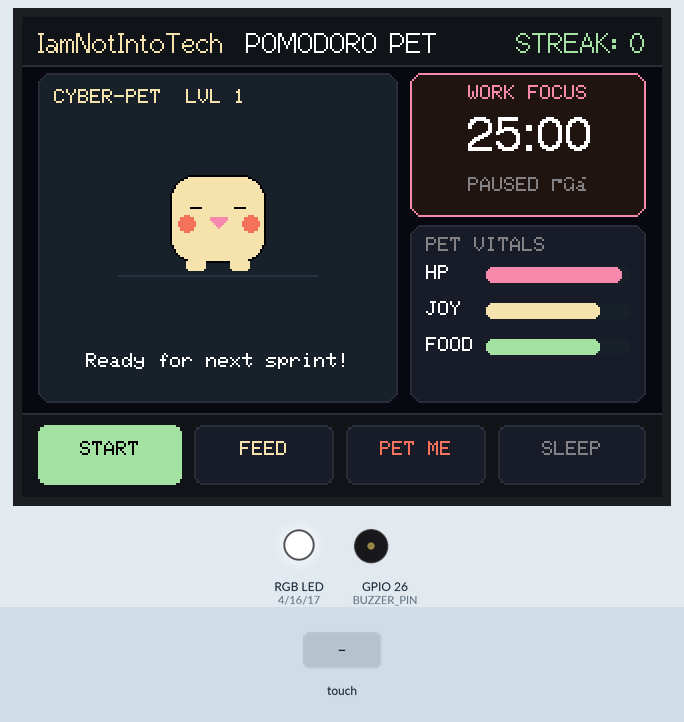
This sketch was run on a simulated ESP32. Shown: 320×240 colour display, an RGB LED mixed from three pins (HIGH = lit), buzzer (waves = sounding). Inputs (shaded band) come from the test bench. Random numbers use the default seed unless the sketch sets one; pins used as bus, display or sensor lines are not drawn; what the sketch prints to the serial monitor is not drawn.

Above: at 1.5 s.
1.6 s: touch panel pressed at 87 % / 90 % of its raw x / y range
At 2.8 s:
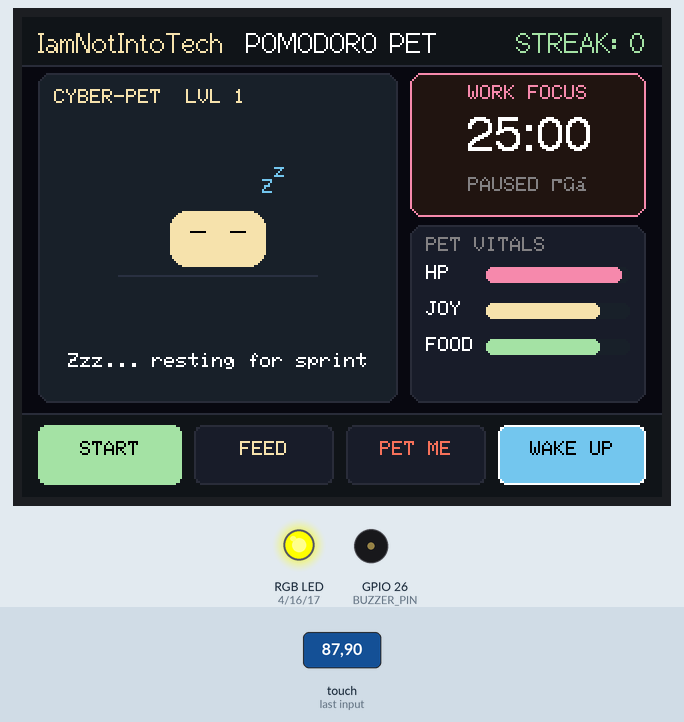
3.2 s: touch panel pressed at 13 % / 90 % of its raw x / y range
At 4.8 s:
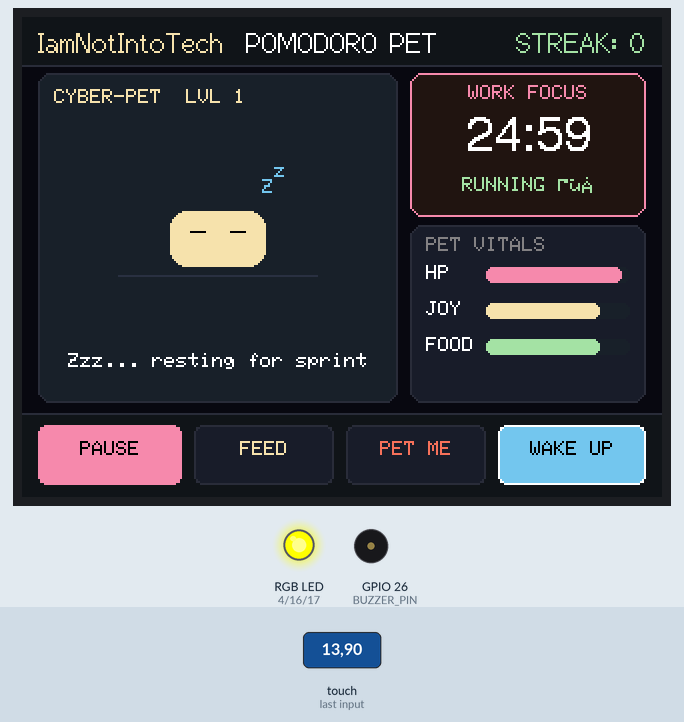
6.2 s: touch panel pressed at 87 % / 90 % of its raw x / y range
At 6.61 s:
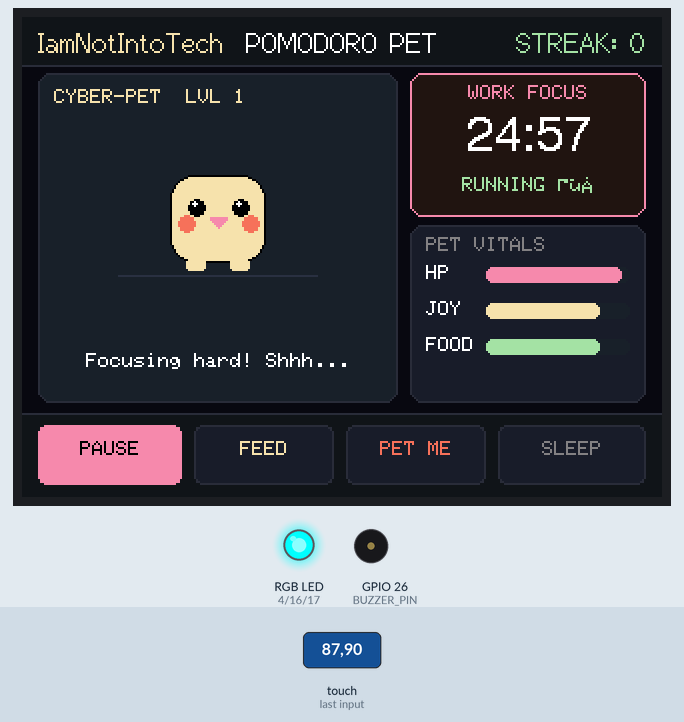
8.4 s: touch panel pressed at 62 % / 90 % of its raw x / y range
At 8.48 s:
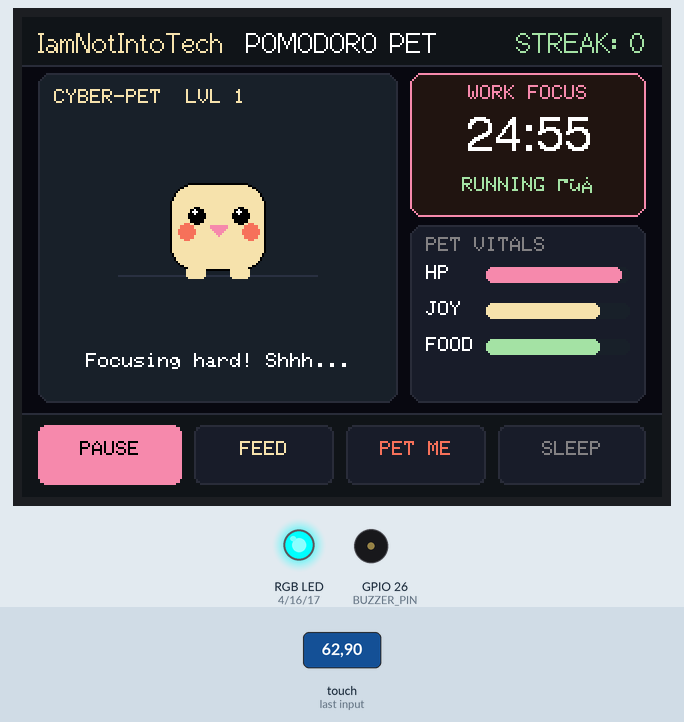
9.9 s: touch panel pressed at 13 % / 90 % of its raw x / y range
At 10.22 s:
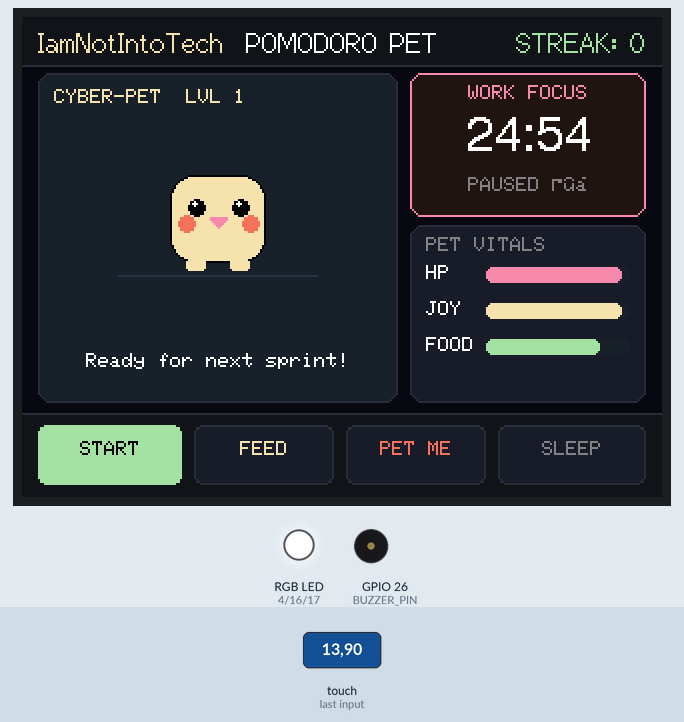
12.1 s: touch panel pressed at 62 % / 90 % of its raw x / y range
At 12.51 s:
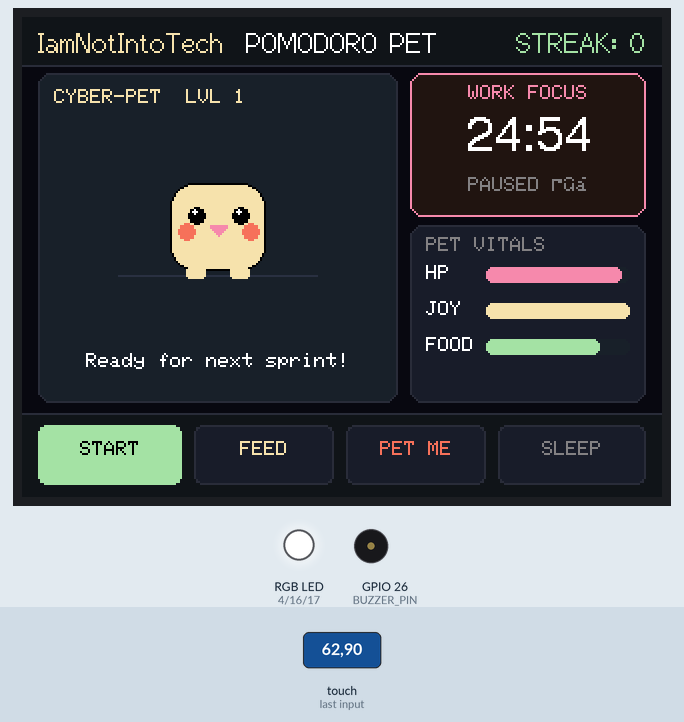
Timing chart, 0 to 14.6 s (numbered marks = the images above; inputs shaded):
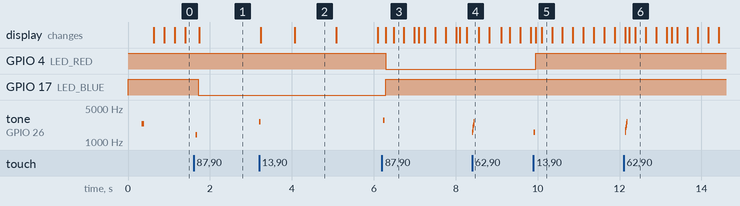

Measured:
- after the input at 1.6 s, GPIO 17 (LED_BLUE): HIGH → LOW after 0.11 s; tone on GPIO 26 (BUZZER_PIN): silent → 1400 Hz after 0.05 s, → silent 0.04 s later
- after the input at 3.2 s, tone on GPIO 26 (BUZZER_PIN): silent → 2600 Hz at once, → silent 0.04 s later
- after the input at 6.2 s, GPIO 4 (LED_RED): HIGH → LOW after 0.09 s; GPIO 17 (LED_BLUE): LOW → HIGH after 0.09 s; tone on GPIO 26 (BUZZER_PIN): silent → 2800 Hz at once, → silent 0.04 s later
- after the input at 8.4 s, tone on GPIO 26 (BUZZER_PIN): plays 1600 Hz for 0.01 s, 1800 Hz for 0.01 s, 2000 Hz for 0.01 s, 2200 Hz for 0.01 s, 2400 Hz for 0.01 s, 2600 Hz for 0.01 s, starting at once
- after the input at 9.9 s, GPIO 4 (LED_RED): LOW → HIGH after 0.05 s; tone on GPIO 26 (BUZZER_PIN): silent → 1600 Hz at once, → silent 0.04 s later
- after the input at 12.1 s, tone on GPIO 26 (BUZZER_PIN): plays 1600 Hz for 0.01 s, 1800 Hz for 0.01 s, 2000 Hz for 0.01 s, 2200 Hz for 0.01 s, 2400 Hz for 0.01 s, 2600 Hz for 0.01 s, starting at once

The sketch:

42-tamagotchi-pomodoro.ino
```cpp
/**
 * 🐣 Project 42: Tamagotchi Pomodoro Pet
 *
 * Hardware: Elecrow CrowPanel 2.8" (ESP32-2432S028R)
 * Channel Branding: IamNotIntoTech (https://youtube.com/@IamNotIntoTech)
 * Author: Tushar Aggarwal (tushar2704)
 *
 * Features:
 * - Virtual desk companion whose health, happiness & evolution depend on your Pomodoro focus habits.
 * - 25-min Work Focus, 5-min Short Break, 15-min Long Break timer engine.
 * - Animated pixel companion with hopping, blinking, sleeping, and Level 2 evolution forms.
 * - 4 Real-time vitals: Health %, Happiness %, Satiety / Hunger %, and Experience Level.
 * - Interactive touch deck: Timer Play/Pause, Feed Snack, Pet Creature, and Sleep/Wake.
 * - Audio celebration fanfares on GPIO 26 buzzer & chromatic mood LED on GPIOs 4/16/17.
 * - Hardware-calibrated non-inverted resistive touch coordinates.
 */

#include <Arduino.h>
#include <SPI.h>
#include <TFT_eSPI.h>
#include <XPT2046_Touchscreen.h>

// Hardware Pin Definitions for Elecrow 2.8" CYD
#define TFT_BL_PIN    21
#define TOUCH_MOSI    32
#define TOUCH_MISO    39
#define TOUCH_CLK     25
#define TOUCH_CS      33
#define TOUCH_IRQ     36

#define LED_RED       4
#define LED_GREEN     16
#define LED_BLUE      17
#define BUZZER_PIN    26

SPIClass touchSPI = SPIClass(VSPI);
XPT2046_Touchscreen ts(TOUCH_CS);
TFT_eSPI tft = TFT_eSPI();

// UI Colors (16-bit 565)
#define COLOR_BG        0x0842 // Charcoal
#define COLOR_PANEL     0x10A3
#define COLOR_HABITAT   0x1905 // Deep habitat base
#define COLOR_CARD      0x18E5
#define COLOR_CARD_BRD  0x2967
#define COLOR_TEXT      0xFFFF
#define COLOR_MUTED     0x8410
#define COLOR_FOCUS     0xF455 // Coral Red
#define COLOR_BREAK     0xA714 // Mint Green
#define COLOR_GOLD      0xF715
#define COLOR_CYAN      0x763D
#define COLOR_PINK      0xF38B

// Pomodoro Timer States
enum PomoMode { MODE_WORK, MODE_BREAK, MODE_LONG_BREAK };
PomoMode pomoMode = MODE_WORK;

int timerSecondsRemaining = 25 * 60;
bool timerRunning = false;
int completedSessions = 0;

// Virtual Pet Vitals
int petHealth = 95;      // 0..100
int petHappiness = 80;   // 0..100
int petHunger = 20;      // 0..100 (higher = hungrier)
int petXP = 45;          // 0..100
int petLevel = 1;        // Evolves at Level 2

bool isSleeping = false;
int petAnimFrame = 0;
bool isBlinking = false;

unsigned long lastSecTick = 0;
unsigned long lastAnimTick = 0;
unsigned long lastTouchTime = 0;

void playBeep(int freq = 2000, int ms = 30) {
  tone(BUZZER_PIN, freq, ms);
}

void setRGB(bool r, bool g, bool b) {
  digitalWrite(LED_RED, r ? LOW : HIGH);
  digitalWrite(LED_GREEN, g ? LOW : HIGH);
  digitalWrite(LED_BLUE, b ? LOW : HIGH);
}

void updateMoodRGB() {
  if (isSleeping) {
    setRGB(false, false, true); // Calm Blue
  } else if (timerRunning) {
    if (pomoMode == MODE_WORK) setRGB(true, false, false); // Focus Red
    else setRGB(false, true, false); // Break Green
  } else {
    setRGB(false, false, false);
  }
}

void drawHeader() {
  tft.fillRect(0, 0, 320, 24, COLOR_PANEL);
  tft.drawFastHLine(0, 24, 320, COLOR_CARD_BRD);

  tft.setTextColor(COLOR_GOLD, COLOR_PANEL);
  tft.drawString("IamNotIntoTech", 8, 5, 2);

  tft.setTextColor(COLOR_TEXT, COLOR_PANEL);
  tft.drawCentreString("POMODORO PET", 160, 5, 2);

  char sessBuf[16];
  snprintf(sessBuf, sizeof(sessBuf), "STREAK: %d", completedSessions);
  tft.setTextColor(COLOR_BREAK, COLOR_PANEL);
  tft.drawRightString(sessBuf, 312, 5, 2);
}

void drawPetSprite(int cx, int cy, int frame, bool blink, bool sleep) {
  tft.drawFastHLine(cx - 50, cy + 24, 100, tft.color565(40, 50, 65));

  if (sleep) {
    tft.fillRoundRect(cx - 24, cy - 8, 48, 28, 8, COLOR_GOLD);
    tft.drawFastHLine(cx - 14, cy + 2, 8, 0x0000);
    tft.drawFastHLine(cx + 6, cy + 2, 8, 0x0000);

    tft.setTextColor(COLOR_CYAN, COLOR_HABITAT);
    tft.drawString("Z", cx + 22, cy - 24, 1);
    tft.drawString("z", cx + 28, cy - 32, 1);
    return;
  }

  int hopY = (frame == 1) ? -4 : 0;

  tft.fillRoundRect(cx - 24, cy - 22 + hopY, 48, 44, 12, (petLevel >= 2) ? COLOR_CYAN : COLOR_GOLD);
  tft.drawRoundRect(cx - 24, cy - 22 + hopY, 48, 44, 12, 0x0000);

  // Cheeks
  tft.fillCircle(cx - 16, cy + 2 + hopY, 4, COLOR_PINK);
  tft.fillCircle(cx + 16, cy + 2 + hopY, 4, COLOR_PINK);

  // Eyes
  if (blink) {
    tft.drawFastHLine(cx - 14, cy - 6 + hopY, 6, 0x0000);
    tft.drawFastHLine(cx + 8, cy - 6 + hopY, 6, 0x0000);
  } else {
    tft.fillCircle(cx - 11, cy - 6 + hopY, 4, 0x0000);
    tft.fillCircle(cx + 11, cy - 6 + hopY, 4, 0x0000);
    tft.fillCircle(cx - 12, cy - 8 + hopY, 1, 0xFFFF);
    tft.fillCircle(cx + 10, cy - 8 + hopY, 1, 0xFFFF);
  }

  // Mouth
  tft.fillTriangle(cx - 4, cy - 1 + hopY, cx + 4, cy - 1 + hopY, cx, cy + 4 + hopY, COLOR_FOCUS);

  // Feet
  tft.fillRoundRect(cx - 16, cy + 20 + hopY, 10, 6, 2, COLOR_GOLD);
  tft.fillRoundRect(cx + 6, cy + 20 + hopY, 10, 6, 2, COLOR_GOLD);

  // Wings for Level 2
  if (petLevel >= 2) {
    tft.fillTriangle(cx - 20, cy - 20 + hopY, cx - 26, cy - 32 + hopY, cx - 14, cy - 22 + hopY, COLOR_GOLD);
    tft.fillTriangle(cx + 20, cy - 20 + hopY, cx + 26, cy - 32 + hopY, cx + 14, cy - 22 + hopY, COLOR_GOLD);
  }
}

void drawHabitat() {
  tft.fillRoundRect(8, 28, 180, 165, 6, COLOR_HABITAT);
  tft.drawRoundRect(8, 28, 180, 165, 6, COLOR_CARD_BRD);

  tft.setTextColor(COLOR_GOLD, COLOR_HABITAT);
  char tagBuf[32];
  snprintf(tagBuf, sizeof(tagBuf), "CYBER-PET  LVL %d", petLevel);
  tft.drawString(tagBuf, 16, 36, 1);

  tft.setTextColor(COLOR_TEXT, COLOR_HABITAT);
  if (isSleeping) {
    tft.drawCentreString("Zzz... resting for sprint", 98, 168, 1);
  } else if (timerRunning && pomoMode == MODE_WORK) {
    tft.drawCentreString("Focusing hard! Shhh...", 98, 168, 1);
  } else if (petHunger > 60) {
    tft.drawCentreString("Hungry! Feed me snacks!", 98, 168, 1);
  } else {
    tft.drawCentreString("Ready for next sprint!", 98, 168, 1);
  }

  drawPetSprite(98, 105, petAnimFrame, isBlinking, isSleeping);
}

void drawTimerCard() {
  uint16_t tBg = (pomoMode == MODE_WORK) ? tft.color565(35, 20, 20) : tft.color565(15, 35, 20);
  uint16_t tBrd = (pomoMode == MODE_WORK) ? COLOR_FOCUS : COLOR_BREAK;

  tft.fillRoundRect(194, 28, 118, 72, 6, tBg);
  tft.drawRoundRect(194, 28, 118, 72, 6, tBrd);

  tft.setTextColor(tBrd, tBg);
  const char* modeLabel = (pomoMode == MODE_WORK) ? "WORK FOCUS" : ((pomoMode == MODE_BREAK) ? "SHORT BREAK" : "LONG BREAK");
  tft.drawCentreString(modeLabel, 253, 34, 1);

  int mins = timerSecondsRemaining / 60;
  int secs = timerSecondsRemaining % 60;
  char timeBuf[12];
  snprintf(timeBuf, sizeof(timeBuf), "%02d:%02d", mins, secs);
  tft.setTextColor(COLOR_TEXT, tBg);
  tft.drawCentreString(timeBuf, 253, 48, 4);

  tft.setTextColor(timerRunning ? COLOR_BREAK : COLOR_MUTED, tBg);
  tft.drawCentreString(timerRunning ? "RUNNING ●" : "PAUSED ■", 253, 80, 1);
}

void drawVitalsCard() {
  tft.fillRoundRect(194, 104, 118, 89, 6, COLOR_CARD);
  tft.drawRoundRect(194, 104, 118, 89, 6, COLOR_CARD_BRD);

  tft.setTextColor(COLOR_MUTED, COLOR_CARD);
  tft.drawString("PET VITALS", 202, 110, 1);

  const char* vLabels[3] = { "HP", "JOY", "FOOD" };
  int vValues[3] = { petHealth, petHappiness, 100 - petHunger };
  uint16_t vColors[3] = { COLOR_FOCUS, COLOR_GOLD, COLOR_BREAK };

  for (int i = 0; i < 3; i++) {
    int y = 124 + i * 18;
    tft.setTextColor(COLOR_TEXT, COLOR_CARD);
    tft.drawString(vLabels[i], 202, y, 1);

    tft.fillRoundRect(232, y + 1, 72, 8, 3, tft.color565(30, 35, 45));
    int fillW = map(constrain(vValues[i], 0, 100), 0, 100, 0, 72);
    tft.fillRoundRect(232, y + 1, fillW, 8, 3, vColors[i]);
  }
}

void drawBottomToolbar() {
  tft.fillRect(0, 198, 320, 42, COLOR_PANEL);
  tft.drawFastHLine(0, 198, 320, COLOR_CARD_BRD);

  // Button 1: Start / Pause
  uint16_t pBg = timerRunning ? COLOR_FOCUS : COLOR_BREAK;
  tft.fillRoundRect(8, 204, 72, 30, 4, pBg);
  tft.setTextColor(0x0000, pBg);
  tft.drawCentreString(timerRunning ? "PAUSE" : "START", 44, 212, 1);

  // Button 2: Feed Snack
  tft.fillRoundRect(86, 204, 70, 30, 4, COLOR_CARD);
  tft.drawRoundRect(86, 204, 70, 30, 4, COLOR_CARD_BRD);
  tft.setTextColor(COLOR_GOLD, COLOR_CARD);
  tft.drawCentreString("FEED", 121, 212, 1);

  // Button 3: Pet Creature
  tft.fillRoundRect(162, 204, 70, 30, 4, COLOR_CARD);
  tft.drawRoundRect(162, 204, 70, 30, 4, COLOR_CARD_BRD);
  tft.setTextColor(COLOR_PINK, COLOR_CARD);
  tft.drawCentreString("PET ME", 197, 212, 1);

  // Button 4: Sleep Toggle
  tft.fillRoundRect(238, 204, 74, 30, 4, isSleeping ? COLOR_CYAN : COLOR_CARD);
  tft.drawRoundRect(238, 204, 74, 30, 4, isSleeping ? COLOR_TEXT : COLOR_CARD_BRD);
  tft.setTextColor(isSleeping ? 0x0000 : COLOR_MUTED, isSleeping ? COLOR_CYAN : COLOR_CARD);
  tft.drawCentreString(isSleeping ? "WAKE UP" : "SLEEP", 275, 212, 1);
}

void renderAll() {
  drawHeader();
  drawHabitat();
  drawTimerCard();
  drawVitalsCard();
  drawBottomToolbar();
}

void setup() {
  Serial.begin(115200);

  pinMode(LED_RED, OUTPUT);
  pinMode(LED_GREEN, OUTPUT);
  pinMode(LED_BLUE, OUTPUT);
  setRGB(false, false, false);

  pinMode(BUZZER_PIN, OUTPUT);
  digitalWrite(BUZZER_PIN, LOW);

  pinMode(TFT_BL_PIN, OUTPUT);
  digitalWrite(TFT_BL_PIN, HIGH);

  tft.init();
  tft.setRotation(1);
  tft.fillScreen(COLOR_BG);

  // Initialize Touch (VSPI)
  touchSPI.begin(TOUCH_CLK, TOUCH_MISO, TOUCH_MOSI, TOUCH_CS);
  ts.begin(touchSPI);
  ts.setRotation(1);

  renderAll();

  playBeep(2400, 60);
  Serial.println(F("[SYSTEM] Tamagotchi Pomodoro Pet Initialized."));
}

void loop() {
  // 1-Second Timer Ticks
  if (millis() - lastSecTick > 1000) {
    lastSecTick = millis();

    if (timerRunning) {
      if (timerSecondsRemaining > 0) {
        timerSecondsRemaining--;
      } else {
        // Session Complete
        playBeep(2600, 100);
        delay(120);
        playBeep(3400, 200);

        if (pomoMode == MODE_WORK) {
          completedSessions++;
          petXP += 25;
          if (petXP >= 100 && petLevel == 1) {
            petLevel = 2; // EVOLUTION!
            playBeep(3600, 300);
          }
          petHappiness = min(100, petHappiness + 15);
          pomoMode = (completedSessions % 4 == 0) ? MODE_LONG_BREAK : MODE_BREAK;
          timerSecondsRemaining = (pomoMode == MODE_LONG_BREAK) ? 15 * 60 : 5 * 60;
        } else {
          pomoMode = MODE_WORK;
          timerSecondsRemaining = 25 * 60;
        }
        updateMoodRGB();
      }
      drawTimerCard();
      drawHeader();
    }

    // Natural Pet Stat Decay
    if (!isSleeping && random(0, 10) == 0) {
      petHunger = min(100, petHunger + 1);
      petHappiness = max(0, petHappiness - 1);
      drawVitalsCard();
    }
  }

  // Animation Cycle (~4 FPS)
  if (millis() - lastAnimTick > 250) {
    lastAnimTick = millis();
    petAnimFrame = (petAnimFrame + 1) % 2;
    isBlinking = (random(0, 8) == 0);
    drawHabitat();
  }

  // Touch Handling
  if (ts.touched()) {
    TS_Point p = ts.getPoint();
    if (p.z > 50 || ts.touched()) {
      if (millis() - lastTouchTime > 180) {
        lastTouchTime = millis();
        int screenX = map(p.x, 240, 3800, 0, 320);
        int screenY = map(p.y, 240, 3800, 0, 240);
        screenX = constrain(screenX, 0, 319);
        screenY = constrain(screenY, 0, 239);

        // Toolbar Buttons (screenY >= 198)
        if (screenY >= 198) {
          // Play / Pause
          if (screenX >= 8 && screenX <= 80) {
            timerRunning = !timerRunning;
            playBeep(timerRunning ? 2600 : 1600, 35);
            drawTimerCard();
            drawBottomToolbar();
            updateMoodRGB();
          }
          // Feed Snack
          else if (screenX >= 86 && screenX <= 156) {
            petHunger = max(0, petHunger - 25);
            petHappiness = min(100, petHappiness + 10);
            playBeep(3200, 30);
            drawHabitat();
            drawVitalsCard();
          }
          // Pet Creature
          else if (screenX >= 162 && screenX <= 232) {
            petHappiness = min(100, petHappiness + 15);
            for (int f = 1600; f < 2800; f += 200) {
              tone(BUZZER_PIN, f, 10);
              delay(8);
            }
            noTone(BUZZER_PIN);
            drawHabitat();
            drawVitalsCard();
          }
          // Sleep Toggle
          else if (screenX >= 238 && screenX <= 312) {
            isSleeping = !isSleeping;
            playBeep(isSleeping ? 1400 : 2800, 40);
            drawHabitat();
            drawBottomToolbar();
            updateMoodRGB();
          }
        }
        // Direct Pet Touching (habitat area)
        else if (screenX >= 20 && screenX <= 170 && screenY >= 40 && screenY <= 170) {
          petHappiness = min(100, petHappiness + 8);
          playBeep(3400, 25);
          drawVitalsCard();
        }
      }
    }
  }

  delay(15);
}
```
